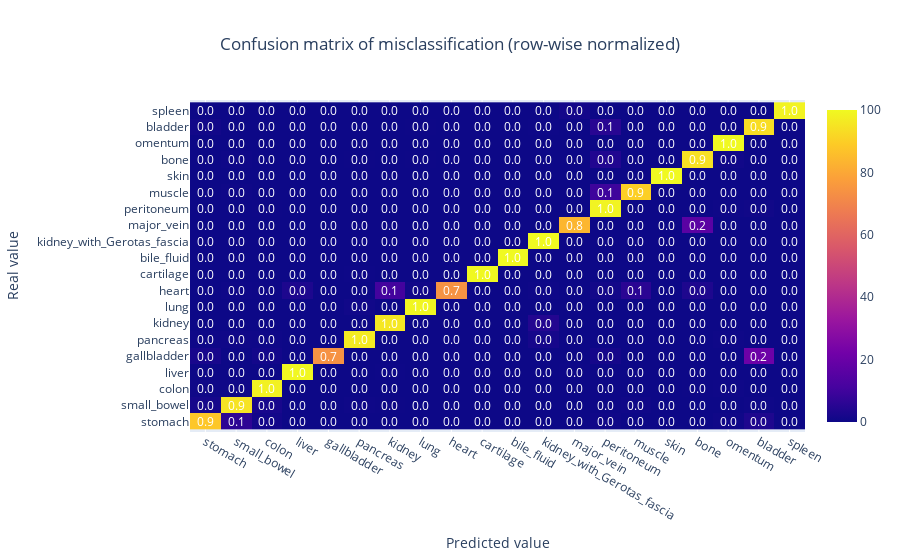

The notebook cell this image was saved under:
### Code cell
cm_rel, cm_std = normalize_grouped_cm(np.stack(df_test["confusion_matrix"].values))
create_confusion_figure(cm_rel, labels=mapping.label_names())
